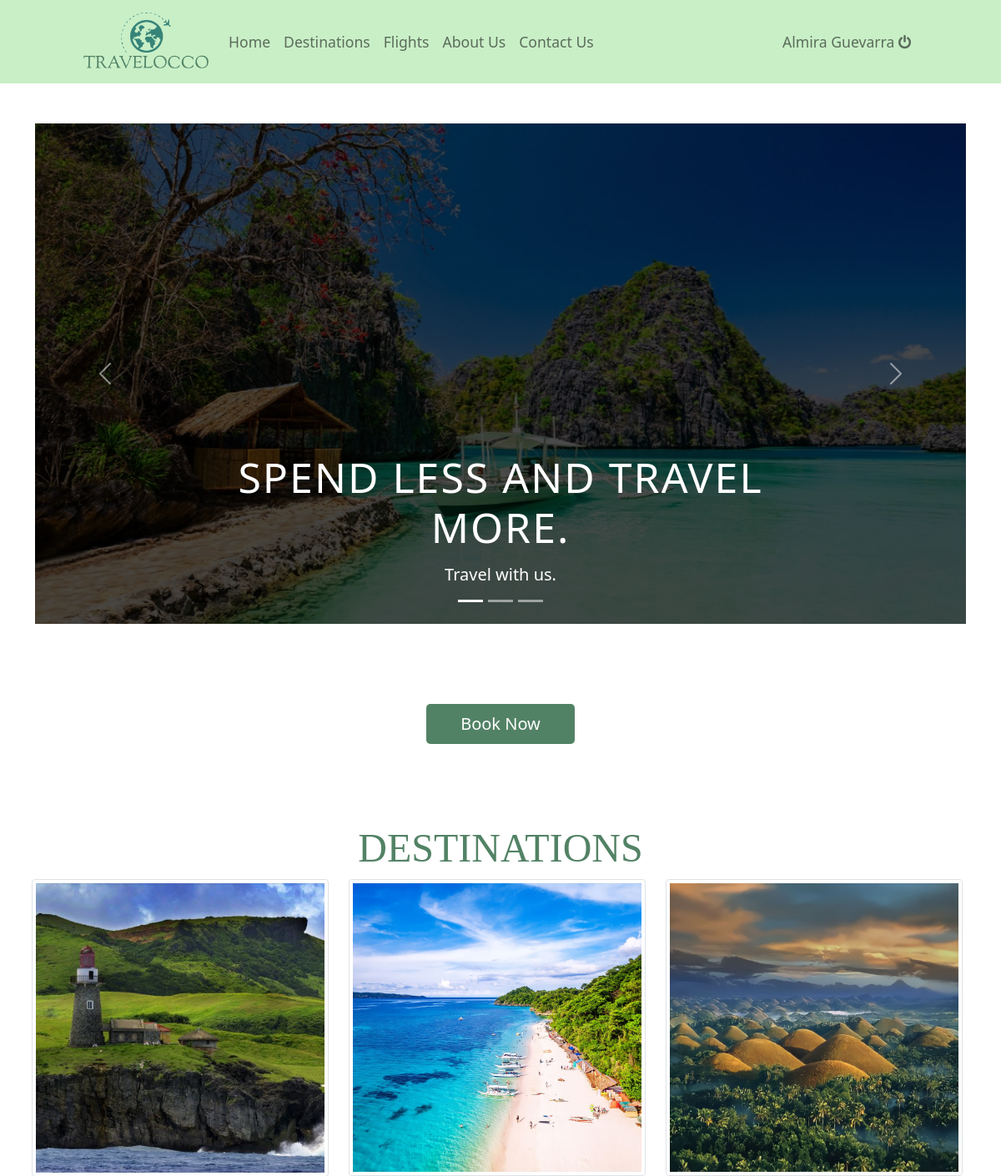
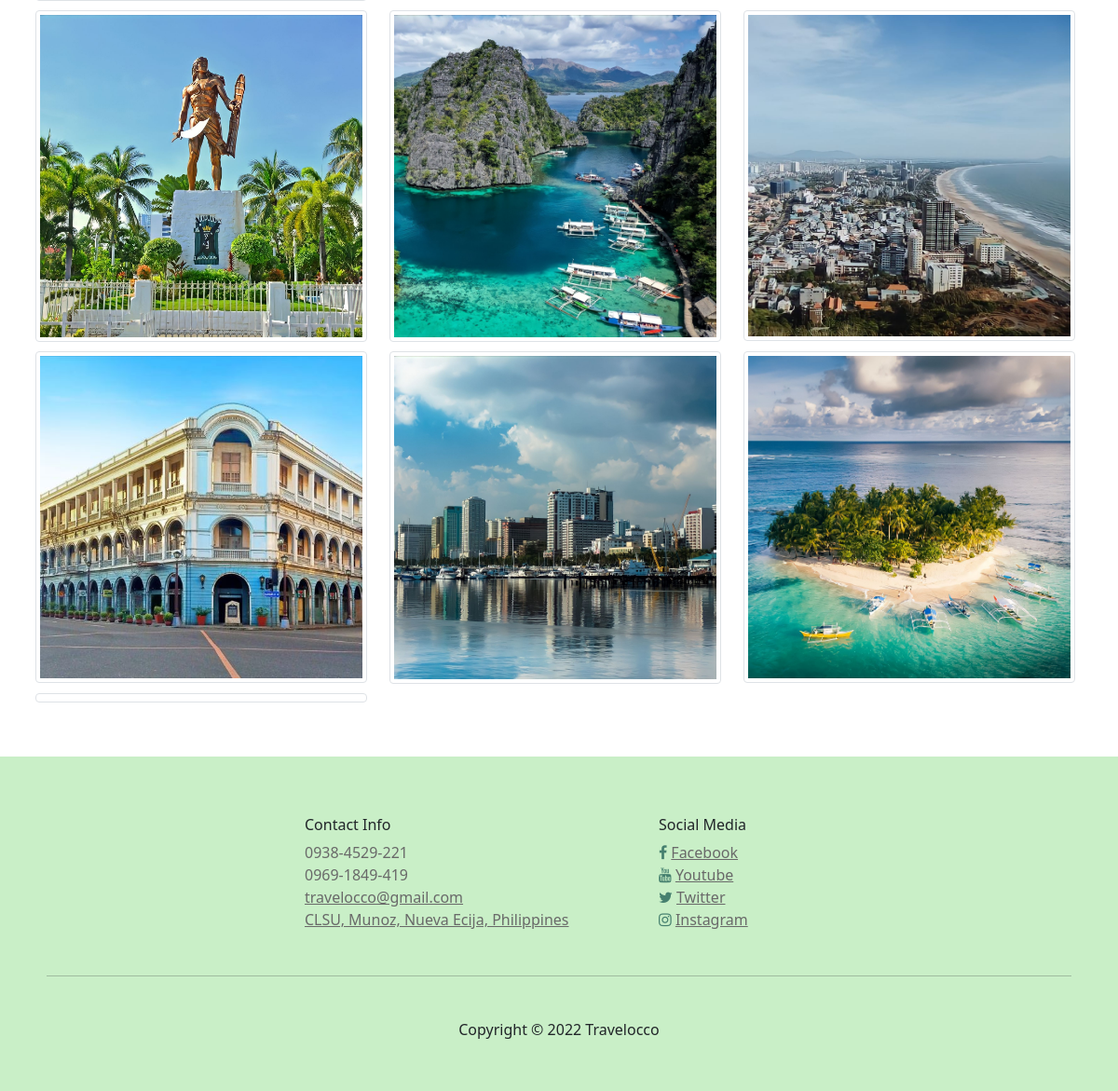
/ (signed in), run on the app's committed database (2 pictures, top to bottom).
### tables this page shows
CREATE TABLE `useraccounts` (
  `user_ID` int(50) NOT NULL,
  `user_name` varchar(50) NOT NULL,
  `user_cp_no` varchar(50) NOT NULL,
  `email` varchar(50) NOT NULL,
  `password` varchar(50) NOT NULL
);

CREATE TABLE `destinations` (
  `desti_ID` int(50) NOT NULL,
  `desti_name` varchar(50) NOT NULL,
  `desti_picture` varchar(200) NOT NULL,
  `desti_description` longtext NOT NULL,
  `desti_price` int(255) NOT NULL,
  `embed_code` longtext NOT NULL
);

### home.php (the view, shortened to what this page needs)
<link href="https://cdn.jsdelivr.net/npm/bootstrap@5.0.2/dist/css/bootstrap.min.css" rel="stylesheet">
<link rel="stylesheet" href="https://cdnjs.cloudflare.com/ajax/libs/animate.css/3.7.2/animate.min.css" />
    <div class="container">
       <div id="carouselExampleCaptions" class="carousel slide" data-bs-ride="carousel">
          <div class="carousel-indicators">
            <button type="button" data-bs-target="#carouselExampleCaptions" data-bs-slide-to="0" class="active" aria-current="true" aria-label="Slide 1"></button>
            <button type="button" data-bs-target="#carouselExampleCaptions" data-bs-slide-to="1" aria-label="Slide 2"></button>
            <button type="button" data-bs-target="#carouselExampleCaptions" data-bs-slide-to="2" aria-label="Slide 3"></button>
          </div>
          <div class="carousel-inner">
            <div class="carousel-item active">
                <img src="images/carousel/1.jpg" class="d-block w-100" alt="...">
                <div class="carousel-caption">
                    <h5 class="animated bounceInRight" style="animation-delay: 1s;">Spend less and travel more.</h5>
                    <p class="animated bounceInLeft" style="animation-delay: 2s;">Travel with us.</p>
                </div>
            </div>
          </div>
          <button class="carousel-control-prev" type="button" data-bs-target="#carouselExampleCaptions" data-bs-slide="prev">
            <span class="carousel-control-prev-icon" aria-hidden="true"></span>
          </button>
          <button class="carousel-control-next" type="button" data-bs-target="#carouselExampleCaptions" data-bs-slide="next">
            <span class="carousel-control-next-icon" aria-hidden="true"></span>
          </button>
        </div>
    </div>
<div class="container">
    <div class="text-center">
        <button type="submit" onclick="window.location.href='index.php?page=flights';" class="btn btn-lg" style="padding-left: 2.5rem; padding-right: 2.5rem; background-color:#528265; color: white">Book Now</button>
      </div>
</div>
<section id="destination">
<div class="container">
        <div class="row">
            <h2 class="col-lg-12 img-fluid title">DESTINATIONS</h2>
        </div>
    <div class="row">
        <?php
            $sql = "SELECT * FROM destinations ORDER BY desti_name ASC";
            $result = $conn->query($sql);
            if($result){
                if($result->num_rows > 0){
                    while($fetch = $result->fetch_assoc()){
        ?>
                        <div class="col-lg-4 col-md-6">
                            <div class="img-thumbnail thumbnail">
                                <div class="img-container">
                                    <img src="images/destinations/<?php echo $fetch ['desti_picture']?>" alt="" class="image" ></img>
                                </div>
                            </div>
                        </div>
        <?php
                    }
                }
            }
        ?>
    </div>
<?php
    $sql = "SELECT * FROM destinations ORDER BY desti_name ASC";
    $result = $conn->query($sql);
    if($result){
        if($result->num_rows > 0){
            while($fetch = $result->fetch_assoc()){
?>
    </div>
<?php }}} ?>

### header.php (shortened to what this page needs)
<?php
require 'function.php';
?>
<!doctype html>
<html lang="en">
  <head>
    <link rel="stylesheet" href="css/styles1.css">
    <link rel="stylesheet" href="https://stackpath.bootstrapcdn.com/bootstrap/4.3.1/css/bootstrap.min.css">
    <link href="https://stackpath.bootstrapcdn.com/font-awesome/4.7.0/css/font-awesome.min.css" rel="stylesheet">
  </head>
  <body>
  <nav class="navbar navbar-expand-md navbar-light" style="background-color: #C9EFC7; padding: 10px 100px 10px 100px">
    <a class="navbar-brand" href="index.php"><img src="images/logo/logo-solo1.png" alt="Travelocco logo" style="width: 150px"></a>
    <div class="collapse navbar-collapse" id="collapsibleNavId" style="font-size: 110%;">
        <ul class="navbar-nav mr-auto mt-2 mt-lg-0">
            <li class="nav-item">
                <a class="nav-link" href="index.php?page=home">Home</a>
            </li>
            <li class="nav-item">
                <a class="nav-link" href="index.php?page=home#destination">Destinations</a>
            </li>
            <li class="nav-item">
                <a class="nav-link" href="index.php?page=flights">Flights</a>
            </li>
            <li class="nav-item">
                <a class="nav-link" href="index.php?page=about">About Us</a>
            </li>
            <li class="nav-item">
                <a class="nav-link" href="#contactus">Contact Us</a>
            </li>
        </ul>
        <ul class="navbar-nav">
            <?php
                if(isset($_SESSION["id"])){
                    $id = $_SESSION["id"];
                    $user = mysqli_fetch_assoc(mysqli_query($conn, "SELECT * FROM useraccounts WHERE user_ID = $id"));
                    echo "<li class='nav-item'>
                            <a href='logout.php' class='nav-link'>" . $user['user_name'] . " <i class='fa fa-power-off'></i></a>
                          </li>";
                }
            ?>
        </ul>
    </div>
  </nav>

### css/styles1.css (style rules this page uses)
* { box-sizing: border-box }
.container { padding: 3rem; }
a { color: dodgerblue; }
.image { display: block; width: 100%; }
.thumbnail { transform: translate(-4px); margin-bottom: 10px; }

### index.php (style rules this page uses)
.title { text-align: center; font-family: "Times New Roman", Times, serif; color: #528265; font-size: 4vw; }

### home.php (style rules this page uses)
.carousel-item { height: 75vh; min-height: 300px; }
.carousel-item img { position: absolute; top: 0; left: 0; min-height: 300px; }
.carousel-caption { bottom: 20px; z-index: 2; }
.carousel-caption h5 { font-size: 50px; text-transform: uppercase; letter-spacing: 2px; margin-top: 25px; }
.carousel-caption p { width: 60%; margin: auto; font-size: 20px; line-height: 1.9; }
.carousel-inner::before { content: ''; position: absolute; width: 100%; height: 100%; top: 0; left: 0; background: rgba(0, 0, 0, 0.7); z-index: 1; }

### data on the page
useraccounts: user_name "Almira Guevarra"
destinations: desti_picture (picture)
destinations: desti_picture (picture)
destinations: desti_picture (picture)
destinations: desti_picture (picture)
destinations: desti_picture (picture)
destinations: desti_picture (picture)
destinations: desti_picture (picture)
destinations: desti_picture (picture)
destinations: desti_picture (picture)
